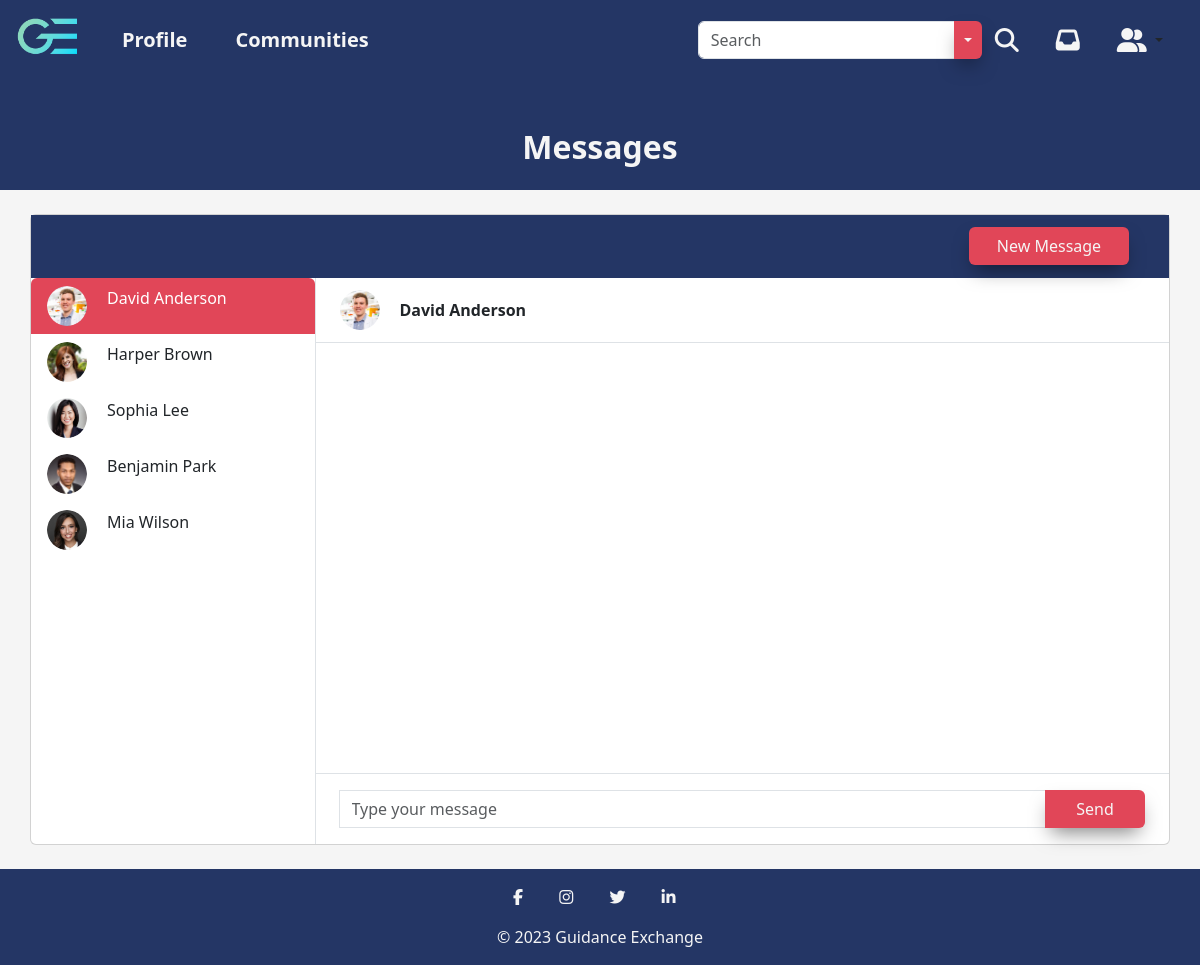
The app's page /messages.php (signed in) with its own data.
### tables this page shows
CREATE TABLE UserData_t (
  UserID INT(9) NOT NULL,
  FirstName VARCHAR(255) NOT NULL,
  LastName VARCHAR(255) NOT NULL,
  ProfilePicture VARCHAR(255),
  ProfilePictureBorder VARCHAR(255),
  ProfilePictureBackground VARCHAR(255),
  Rating INT(1),
  LocationCity VARCHAR(255),
  LocationState VARCHAR(255),
  Facebook VARCHAR(255),
  Twitter VARCHAR(255),
  Instagram VARCHAR(255),
  LinkedIn VARCHAR(255),
  Mentoring LONGTEXT,
  AboutMe LONGTEXT,
  WorkTitle VARCHAR(255),
  WorkLocation VARCHAR(255),
  WorkStartDate DATE,
  WorkEndDate DATE,
  WorkDescription LONGTEXT,
  EducationDegree VARCHAR(255),
  EducationLocation VARCHAR(255),
  EducationStartDate DATE,
  EducationEndDate DATE,
  EducationDescription LONGTEXT,
  Associations VARCHAR(255),
  CONSTRAINT UserData_t_PK PRIMARY KEY (UserID),
  CONSTRAINT UserData_t_FK1 FOREIGN KEY (UserID) REFERENCES Auth_t(UserID)
);

### includes/session.inc.php (called while the page is built, shortened)
<?php
$userID = $_SESSION['UserID'];

### messages.php (the view, shortened to what this page needs)
<!DOCTYPE html>
<html lang="en">
<head>
  <link href="assets/fontawesome/css/fontawesome.css" rel="stylesheet">
  <link href="assets/fontawesome/css/brands.css" rel="stylesheet">
  <link href="assets/fontawesome/css/solid.css" rel="stylesheet">
  <link href="assets/bootstrap/css/bootstrap.min.css" rel="stylesheet" />
  <link rel="stylesheet" href="css/messages.css" />
  <link rel="stylesheet" href="css/main.css" />
</head>
<header>
  <?php
  include('includes/session.inc.php');
  ?>
  <nav class="navbar navbar-expand-lg navbar-light">
    <div class="container-fluid">
      <a class="navbar-brand" href="home.php"><img src="img/logo_gradient.png" alt="Guidance Exchange Logo" height="70" /></a>
      <div class="collapse navbar-collapse" id="navbarSupportedContent">
        <ul class="navbar-nav me-auto mb-2 mb-lg-0">
          <li class="nav-item">
            <a class="nav-link highlight-link nav-text px-4" href="profile.php?profileID=<?php echo $userID ?>">Profile</a>
          </li>
          <li class="nav-item">
            <a class="nav-link highlight-link nav-text px-4" href="communities.php">Communities</a>
          </li>
        </ul>
        <ul class="navbar-nav d-flex flex-row me-1">
          <li class="nav-item me-3 me-lg-0 px-2 d-flex align-items-center">
            <form class="d-flex" role="search" action="search.php" method="GET">
              <div class="input-group">
                <input class="form-control" name="query" type="search" placeholder="Search" aria-label="Search" autocomplete="off">
                <button type="button" class="btn main-button btn-drop dropdown-toggle dropdown-toggle-split" data-bs-toggle="dropdown" data-bs-auto-close="false" aria-expanded="false">
                </button>
              </div>
              <button class="btn" type="submit"><i class="fa-solid fa-magnifying-glass fa-xl"></i></button>
            </form>
          </li>
          <li class="nav-item me-3 me-lg-0 px-2">
            <a class="nav-link" href="messages.php"><i class="fa-solid fa-inbox fa-xl"></i></a>
          </li>
          <li class="nav-item dropdown me-3 me-lg-0 px-2 d-flex justify-content-center">
            <button class="btn dropdown-toggle" data-bs-toggle="dropdown" aria-expanded="false">
              <i class="fa-solid fa-user-group fa-xl"></i>
            </button>
          </li>
        </ul>
      </div>
    </div>
  </nav>
</header>
<body>
  <?php
  $sqlMessages = "SELECT R.`RecipientID`, M.`SenderID` FROM `Message_Recipient_t` R JOIN `Messages_t` M ON R.`MessageID` = M.`MessageID` WHERE `RecipientID` = $userID OR `SenderID` = $userID ORDER BY M.`SendDate`";
  $resultMessages = mysqli_query($con, $sqlMessages);
  if (mysqli_num_rows($resultMessages) > 0) {
    $messagesArray = array();
    while ($messages = mysqli_fetch_assoc($resultMessages)) {
      $messagesArray[] = array('RecipientID' => $messages['RecipientID'], 'SenderID' => $messages['SenderID']);
    }
    $uniqueUsers = array();
    foreach ($messagesArray as $message) {
      $senderID = $message['SenderID'];
      $recipientID = $message['RecipientID'];
      if ($senderID != $userID && !in_array($senderID, $uniqueUsers)) {
        $uniqueUsers[] = $senderID;
      }
      if ($recipientID != $userID && !in_array($recipientID, $uniqueUsers)) {
        $uniqueUsers[] = $recipientID;
      }
    }
    $senderData = array();
    foreach ($uniqueUsers as $user) {
      $sqlSender = "SELECT `UserID`, `FirstName`, `LastName`, `ProfilePicture` FROM `UserData_t` WHERE `UserID` = $user";
      $resultSender = mysqli_query($con, $sqlSender);
      while ($row = mysqli_fetch_assoc($resultSender)) {
        $senderData[] = array('SenderID' => $row['UserID'], 'FirstName' => $row['FirstName'], 'LastName' => $row['LastName'], 'ProfilePicture' => $row['ProfilePicture']);
      }
    }
    $senderDataColumns = array_column($senderData, 'LastName');
    array_multisort($senderDataColumns, SORT_ASC, $senderData);
  } else {
    $messagesArray = null;
    $senderData = null;
  }
  ?>
  <section class="messages__header-section pt-5 pb-3">
    <div class="container-fluid flex-column">
      <h1 class="messages__header">Messages</h1>
    </div>
  </section>
  <section class="content m-4">
    <div class="container p-0">
      <div class="card">
        <div class="row g-0 messages__header-section">
          <div class="col-12 col-lg-5 col-xl-3 border-bottom-heading">
          </div>
          <div class="col-12 col-lg-7 col-xl-9">
            <div class="py-2 px-4 border-bottom-heading d-none d-lg-block">
              <div class="d-flex align-items-center py-1 justify-content-end">
                <button class="btn main-button me-3 btn-long" data-bs-toggle="modal" data-bs-target="#newMessageModal">New Message</button>
              </div>
            </div>
          </div>
        </div>
        <div class="row g-0">
          <div class="col-12 col-lg-5 col-xl-3 border-right">
            <div class="list-group">
              <?php
              if ($messagesArray != null) {
                $firstSender = true;
                foreach ($senderData as $sender) {
                  $senderID = $sender['SenderID'];
                  $senderFirstName = $sender['FirstName'];
                  $senderLastName = $sender['LastName'];
                  $senderProfilePicture = $sender['ProfilePicture'];
                  if ($senderID != $userID) {
                    if ($firstSender) {
                      echo '<button type="button" id="firstUser" class="list-group-item list-group-item-action border-0 active" aria-current="true">';
                      echo '<div class=" d-flex align-items-start">';
                      echo '<img src="upload/' . $senderProfilePicture . '" class="rounded-circle me-1" alt="' . $senderFirstName . ' ' . $senderLastName . '" width="40" height="40">';
                      echo '<div class="flex-grow-1 ms-3">';
                      echo $senderFirstName . ' ' . $senderLastName;
                      echo '</div></div></button>';
                      $firstSender = false;
                      $firstUser = $senderID;
                    } else {
                      echo '<button type="button" class="list-group-item list-group-item-action border-0">';
                      echo '<div class=" d-flex align-items-start">';
                      echo '<img src="upload/' . $senderProfilePicture . '" class="rounded-circle me-1" alt="' . $senderFirstName . ' ' . $senderLastName . '" width="40" height="40">';
                      echo '<div class="flex-grow-1 ms-3">';
                      echo $senderFirstName . ' ' . $senderLastName;
                      echo '</div></div></button>';
                    }
                  }
                }
              }
              ?>
            </div>
          </div>
          <div class="col-12 col-lg-7 col-xl-9">
            <div class="py-2 px-4 border-bottom d-none d-lg-block">
              <div class="d-flex align-items-center py-1 message-title">
                <?php
                if ($senderData != null) {
                  foreach ($senderData as $sender) {
                    if ($sender['SenderID'] == $firstUser) {
                      echo '<div class="position-relative">';
                      echo '<img src="upload/' . $sender['ProfilePicture'] . '" class="rounded-circle me-1" alt="' . $sender['FirstName'] . ' ' . $sender['LastName'] . '" width="40" height="40">';
                      echo '</div>';
                      echo '<div class="flex-grow-1 ps-3">';
                      echo '<strong>' . $sender['FirstName'] . ' ' . $sender['LastName'] . '</strong>';
                      echo '</div>';
                    }
                  }
                }
                ?>
              </div>
            </div>
            <div class="position-relative">
              <div class="messages p-4">
              </div>
            </div>
            <div class="flex-grow-0 py-3 px-4 border-top">
              <form id="message-form">
                <div class="input-group">
                  <input type="text" class="form-control" placeholder="Type your message" name="message" autocomplete="off">
                  <button class="btn main-button btn-std">Send</button>
                </div>
              </form>
            </div>
          </div>
        </div>
      </div>
    </div>
  </section>
</body>
<footer>
  <nav class="navbar">
    <div class="mx-auto">
      <div class="my-3">
        <a href="https://www.facebook.com/" class="mx-3"><i class="fa fa-facebook"></i></a>
        <a href="https://www.instagram.com/" class="mx-3"><i class="fa fa-instagram"></i></a>
        <a href="https://www.twitter.com/" class="mx-3"><i class="fa fa-twitter"></i></a>
        <a href="https://www.linkedin.com" class="mx-3"><i class="fa fa-linkedin"></i></a>
      </div>
      <div class="footer-text text-center pb-3">© 2023 Guidance Exchange</div>
    </div>
  </nav>
</footer>
</html>

### css/messages.css (style rules this page uses)
.messages__header-section { background-color: #243665; }
.messages__header-section .container-fluid { display: flex; align-items: center; justify-content: center; }
.messages__header-section .messages__header { font-size: 2rem; font-weight: 600; color: #f5f5f5; }
.messages { display: flex; flex-direction: column-reverse; height: 430px; overflow-y: scroll; }
.py-3 { padding-top: 1rem !important; padding-bottom: 1rem !important; }
.px-4 { padding-right: 1.5rem !important; padding-left: 1.5rem !important; }
.flex-grow-0 { flex-grow: 0 !important; }
.border-top { border-top: 1px solid #dee2e6 !important; }
.border-right { border-right: #dee2e6 1px solid; }
.border-bottom { border-bottom: #dee2e6 1px solid !important; }
.border-bottom-heading { border-bottom: #243665 1px solid !important; }
.list-group-item.active { background-color: #e14658; }

### css/main.css (style rules this page uses)
header { padding: 0; }
nav { background-color: #243665; }
nav i { color: #f5f5f5; }
.navbar-brand { --bs-navbar-brand-padding-y: 0px; }
.navbar { --bs-navbar-padding-y: 0; }
.navbar-collapse { flex-shrink: 0; }
.nav-link { height: 80px; display: flex; align-items: center; justify-content: center; color: #f5f5f5; }
.nav-text { font-size: 1.25rem; font-weight: 600; }
.active { background-color: #e14658; }
.main-button { box-shadow: 0px 10px 20px -6px rgba(0, 0, 0, 0.5); background-color: #e14658; color: #f5f5f5; }
.btn-std { width: 100px; }
.btn-long { width: 160px; }
html, body { height: 100%; margin: 0; padding: 0; }
body { background-color: #f5f5f5; display: flex; flex-direction: column; }
.content { flex: 1; }
footer { flex-shrink: 0; }
footer i { color: #f5f5f5; }
.footer-text { color: #f5f5f5; }

### records on screen
userdata_t: ProfilePicture (picture), FirstName "David", LastName "Anderson"
userdata_t: ProfilePicture (picture), FirstName "Harper", LastName "Brown"
userdata_t: ProfilePicture (picture), FirstName "Sophia", LastName "Lee"
userdata_t: ProfilePicture (picture), FirstName "Benjamin", LastName "Park"
userdata_t: ProfilePicture (picture), FirstName "Mia", LastName "Wilson"
